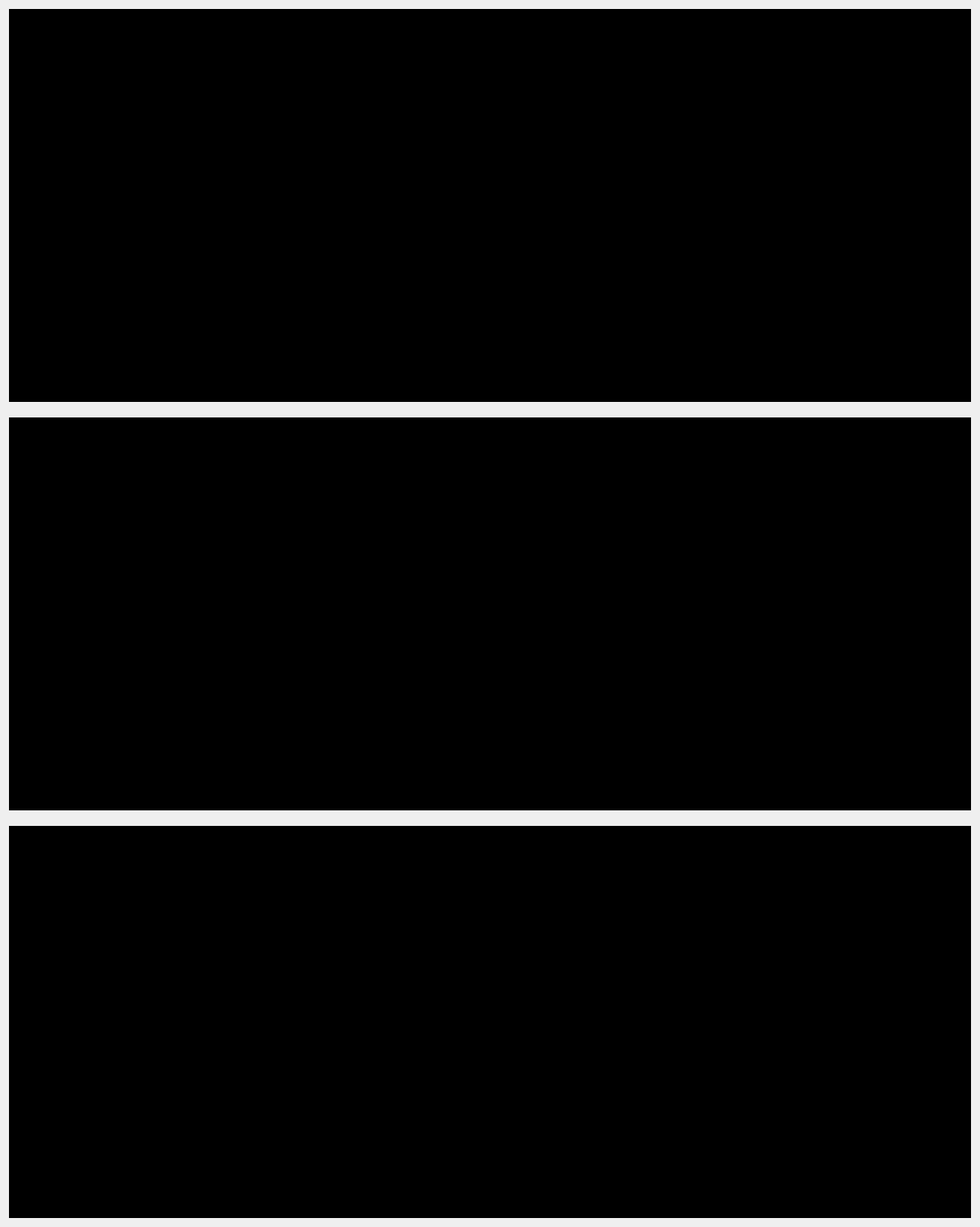
      <widget class="QWidget" name="scrollAreaWidgetContents">
       <property name="geometry">
        <rect>
         <x>0</x>
         <y>0</y>
         <width>1200</width>
         <height>1498</height>
        </rect>
       </property>
       <layout class="QVBoxLayout" name="verticalLayout">
        <item>
         <widget class="QFrame" name="ScrollAreaFrame">
          <property name="minimumSize">
           <size>
            <width>0</width>
            <height>1480</height>
           </size>
          </property>
          <property name="styleSheet">
           <string notr="true">
background: transparent;
</string>
          </property>
          <property name="frameShape">
           <enum>QFrame::StyledPanel</enum>
          </property>
          <property name="frameShadow">
           <enum>QFrame::Raised</enum>
          </property>
          <widget class="QFrame" name="F_Statistic">
           <property name="geometry">
            <rect>
             <x>540</x>
             <y>0</y>
             <width>641</width>
             <height>481</height>
            </rect>
           </property>
           <property name="styleSheet">
            <string notr="true">background: rgb(0, 0, 0,);</string>
           </property>
           <layout class="QHBoxLayout" name="horizontalLayout"/>
          </widget>
          <widget class="QFrame" name="F_Statistic_Nationalite">
           <property name="geometry">
            <rect>
             <x>0</x>
             <y>0</y>
             <width>651</width>
             <height>481</height>
            </rect>
           </property>
           <property name="styleSheet">
            <string notr="true">background: rgb(0, 0, 0,);</string>
           </property>
           <widget class="QLabel" name="L_ConfigIntervenant_2">
            <property name="geometry">
             <rect>
              <x>80</x>
              <y>170</y>
              <width>391</width>
              <height>71</height>
             </rect>
            </property>
            <property name="font">
             <font>
              <family>century gothic</family>
              <pointsize>-1</pointsize>
              <weight>75</weight>
              <bold>true</bold>
             </font>
            </property>
            <property name="styleSheet">
             <string notr="true">background: transparent;</string>
            </property>
            <property name="text">
             <string>Statistiques sur les nationalites</string>
            </property>
           </widget>
           <widget class="QLabel" name="L_ConfigIntervenant_4">
            <property name="geometry">
             <rect>
              <x>170</x>
              <y>240</y>
              <width>201</width>
              <height>71</height>
             </rect>
            </property>
            <property name="font">
             <font>
              <family>century gothic</family>
              <pointsize>-1</pointsize>
              <weight>75</weight>
              <bold>true</bold>
             </font>
            </property>
            <property name="toolTip">
             <string>&lt;html&gt;&lt;head/&gt;&lt;body&gt;&lt;p align=&quot;center&quot;&gt;&lt;br/&gt;&lt;/p&gt;&lt;/body&gt;&lt;/html&gt;</string>
            </property>
            <property name="layoutDirection">
             <enum>Qt::LeftToRight</enum>
            </property>
            <property name="styleSheet">
             <string notr="true">background: transparent;</string>
            </property>
            <property name="text">
             <string>des intervenants</string>
            </property>
           </widget>
          </widget>
          <widget class="QFrame" name="F_StatisticLocal">
           <property name="geometry">
            <rect>
             <x>540</x>
             <y>500</y>
             <width>641</width>
             <height>481</height>
            </rect>
           </property>
           <property name="styleSheet">
            <string notr="true">background: rgb(0, 0, 0,);</string>
           </property>
           <layout class="QHBoxLayout" name="horizontalLayout_3"/>
          </widget>
          <widget class="QFrame" name="F_Statistic_Local">
           <property name="geometry">
            <rect>
             <x>0</x>
             <y>500</y>
             <width>651</width>
             <height>481</height>
            </rect>
           </property>
           <property name="styleSheet">
            <string notr="true">background: rgb(0, 0, 0,);</string>
           </property>
          </widget>
          <widget class="QLabel" name="L_ConfigIntervenant_6">
           <property name="geometry">
            <rect>
             <x>170</x>
             <y>740</y>
             <width>201</width>
             <height>71</height>
            </rect>
           </property>
           <property name="font">
            <font>
             <family>century gothic</family>
             <pointsize>-1</pointsize>
             <weight>75</weight>
             <bold>true</bold>
            </font>
           </property>
           <property name="toolTip">
            <string>&lt;html&gt;&lt;head/&gt;&lt;body&gt;&lt;p align=&quot;center&quot;&gt;&lt;br/&gt;&lt;/p&gt;&lt;/body&gt;&lt;/html&gt;</string>
           </property>
           <property name="layoutDirection">
            <enum>Qt::LeftToRight</enum>
           </property>
           <property name="styleSheet">
            <string notr="true">background: transparent;</string>
           </property>
           <property name="text">
            <string>des intervenants</string>
           </property>
          </widget>
          <widget class="QLabel" name="L_ConfigIntervenant_5">
           <property name="geometry">
            <rect>
             <x>80</x>
             <y>670</y>
             <width>391</width>
             <height>71</height>
            </rect>
           </property>
           <property name="font">
            <font>
             <family>century gothic</family>
             <pointsize>-1</pointsize>
             <weight>75</weight>
             <bold>true</bold>
            </font>
           </property>
           <property name="styleSheet">
            <string notr="true">background: transparent;</string>
           </property>
           <property name="text">
            <string>Statistiques sur les Localisations</string>
           </property>
          </widget>
          <widget class="QLabel" name="L_ConfigIntervenant_7">
           <property name="geometry">
            <rect>
             <x>80</x>
             <y>1170</y>
             <width>391</width>
             <height>71</height>
            </rect>
           </property>
           <property name="font">
            <font>
             <family>century gothic</family>
             <pointsize>-1</pointsize>
             <weight>75</weight>
             <bold>true</bold>
            </font>
           </property>
           <property name="styleSheet">
            <string notr="true">background: transparent;</string>
           </property>
           <property name="text">
            <string>Statistiques sur les Localisations</string>
           </property>
          </widget>
          <widget class="QLabel" name="L_ConfigIntervenant_8">
           <property name="geometry">
            <rect>
             <x>170</x>
             <y>1240</y>
             <width>201</width>
             <height>71</height>
            </rect>
           </property>
           <property name="font">
            <font>
             <family>century gothic</family>
             <pointsize>-1</pointsize>
             <weight>75</weight>
             <bold>true</bold>
            </font>
           </property>
           <property name="toolTip">
            <string>&lt;html&gt;&lt;head/&gt;&lt;body&gt;&lt;p align=&quot;center&quot;&gt;&lt;br/&gt;&lt;/p&gt;&lt;/body&gt;&lt;/html&gt;</string>
           </property>
           <property name="layoutDirection">
            <enum>Qt::LeftToRight</enum>
           </property>
           <property name="styleSheet">
            <string notr="true">background: transparent;</string>
           </property>
           <property name="text">
            <string>des intervenants</string>
           </property>
          </widget>
          <widget class="QFrame" name="F_StatisticAge">
           <property name="geometry">
            <rect>
             <x>540</x>
             <y>1000</y>
             <width>641</width>
             <height>481</height>
            </rect>
           </property>
           <property name="styleSheet">
            <string notr="true">background: rgb(0, 0, 0,);</string>
           </property>
           <layout class="QHBoxLayout" name="horizontalLayout_4"/>
          </widget>
          <widget class="QFrame" name="F_Statistic_Age">
           <property name="geometry">
            <rect>
             <x>0</x>
             <y>1000</y>
             <width>651</width>
             <height>481</height>
            </rect>
           </property>
           <property name="styleSheet">
            <string notr="true">background: rgb(0, 0, 0,);</string>
           </property>
           <widget class="QLabel" name="L_ConfigIntervenant_9">
            <property name="geometry">
             <rect>
              <x>114</x>
              <y>180</y>
              <width>331</width>
              <height>71</height>
             </rect>
            </property>
            <property name="font">
             <font>
              <family>century gothic</family>
              <pointsize>-1</pointsize>
              <weight>75</weight>
              <bold>true</bold>
             </font>
            </property>
            <property name="styleSheet">
             <string notr="true">background: transparent;</string>
            </property>
            <property name="text">
             <string>Statistiques sur les Salaires</string>
            </property>
           </widget>
           <widget class="QLabel" name="L_ConfigIntervenant_10">
            <property name="geometry">
             <rect>
              <x>170</x>
              <y>250</y>
              <width>201</width>
              <height>71</height>
             </rect>
            </property>
            <property name="font">
             <font>
              <family>century gothic</family>
              <pointsize>-1</pointsize>
              <weight>75</weight>
              <bold>true</bold>
             </font>
            </property>
            <property name="toolTip">
             <string>&lt;html&gt;&lt;head/&gt;&lt;body&gt;&lt;p align=&quot;center&quot;&gt;&lt;br/&gt;&lt;/p&gt;&lt;/body&gt;&lt;/html&gt;</string>
            </property>
            <property name="layoutDirection">
             <enum>Qt::LeftToRight</enum>
            </property>
            <property name="styleSheet">
             <string notr="true">background: transparent;</string>
            </property>
            <property name="text">
             <string>des intervenants</string>
            </property>
           </widget>
          </widget>
          <zorder>F_Statistic_Nationalite</zorder>
          <zorder>F_Statistic</zorder>
          <zorder>F_Statistic_Local</zorder>
          <zorder>L_ConfigIntervenant_6</zorder>
          <zorder>L_ConfigIntervenant_5</zorder>
          <zorder>F_StatisticLocal</zorder>
          <zorder>L_ConfigIntervenant_7</zorder>
          <zorder>L_ConfigIntervenant_8</zorder>
          <zorder>F_Statistic_Age</zorder>
          <zorder>F_StatisticAge</zorder>
         </widget>
        </item>
       </layout>
      </widget>
